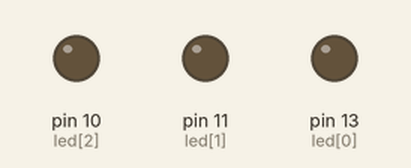
Bench run of a sketch on a simulated Arduino Uno, built with avr-gcc and run on an emulated ATmega328P. Parts: output pins drawn as LEDs (lit = HIGH).

Above: at 0.1 s.
At 11.29 s:
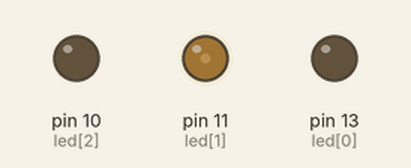
At 16.7 s:
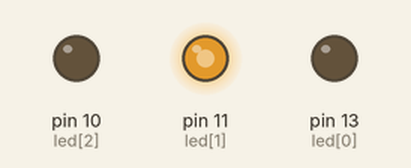
At 21.5 s:
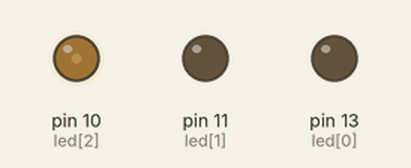
At 25.76 s:
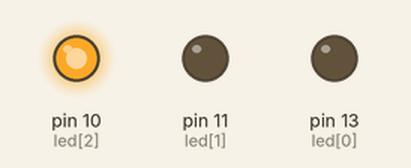
At 33.4 s:
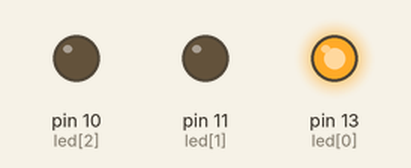
Timing chart, 0 to 39.9 s (numbered marks = the images above):
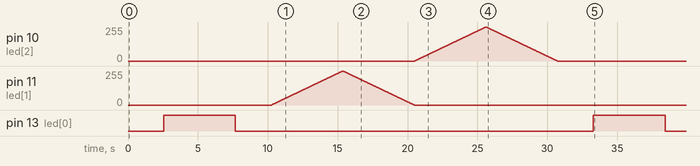

Measured:
- by itself, pin 10 (led[2]), pin 11 (led[1]): rises from 0/255 to 255/255 in 5.1 s, then falls to 0/255 in 5.1 s
- by itself, pin 13 (led[0]): alternates HIGH for 5.1 s and LOW for 25.6 s

The sketch:

pruebasLED3.ino
```cpp
int led[]={13,11,10};
int tiem=20;
void setup() {
  // put your setup code here, to run once:

}

void loop() {
  // put your main code here, to run repeatedly:
  for (int pin=0; pin<=2; pin++)
    {
      for(int i=0; i<=255; i++)
      {
        analogWrite(led[pin],i);
        delay(tiem);
      }
      for(int i=255; i>=0; i--)
      {
        analogWrite(led[pin],i);
        delay(tiem);
      }
    }
}
```
